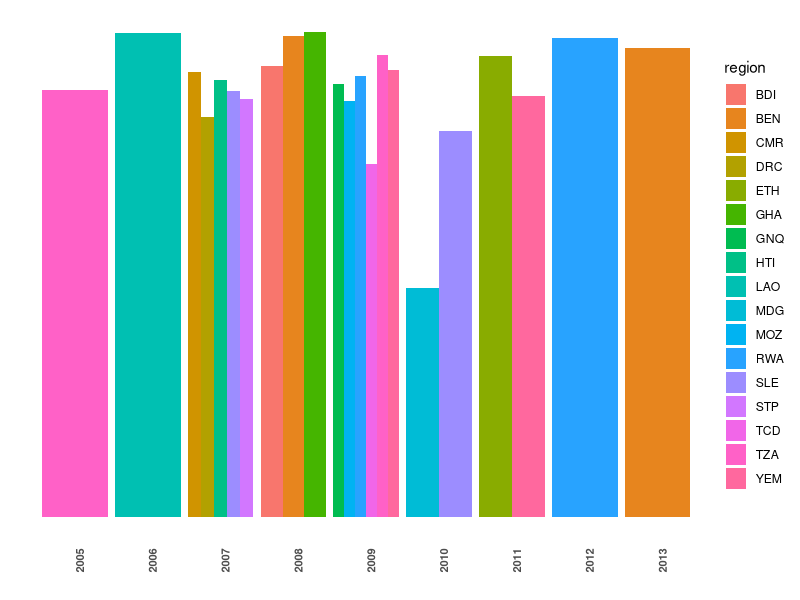
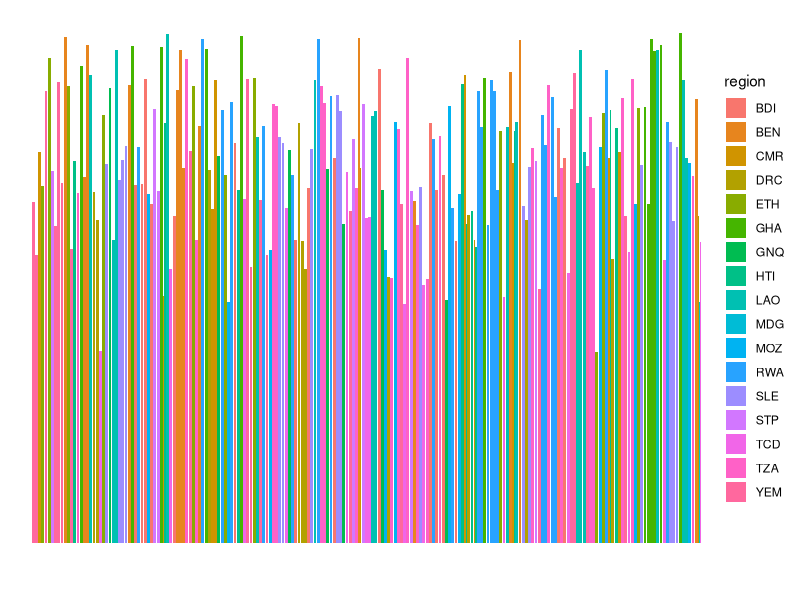
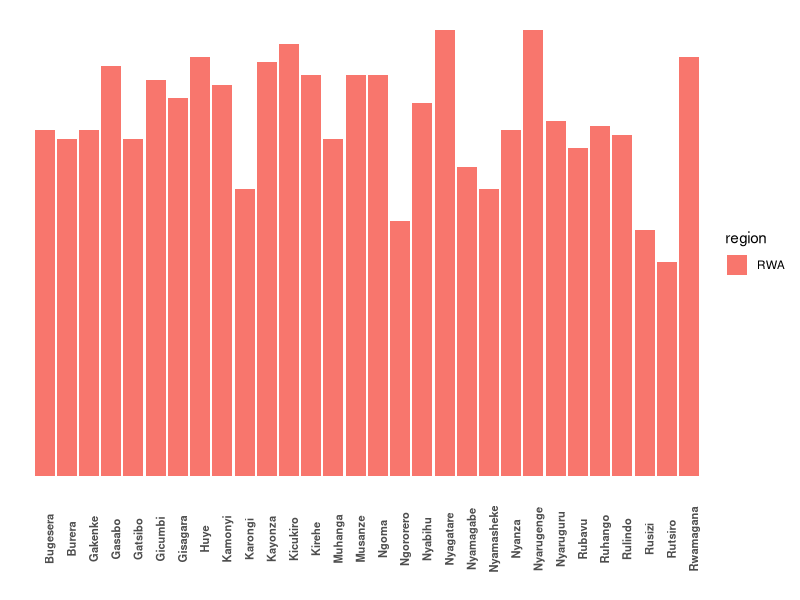

Source code (R) for these figures, in order:
## simple plotting
library(ggplot2)

# cleaning up
value <- read.csv('data/value.csv')
value$period <- ifelse(value$period == '2005-2006', 2005, as.character(value$period))
value$period <- ifelse(value$period == '2007-2008', 2007, as.character(value$period))
value$period <- ifelse(value$period == '2009-2010', 2009, as.character(value$period))
value$value <- as.numeric(value$value)

# bar plot for countries 
plot1 <- ggplot(value, aes(period, value, fill = region)) + theme_bw() +
    geom_bar(stat = 'identity', size = 1, position = "dodge") +
#     facet_wrap(~ region, scale = 'free') +
    theme(panel.border = element_rect(linetype = 0),
          strip.background = element_rect(colour = "white", fill = "white"),
          #          strip.text = element_text(angle = 90, size = 10, hjust = 0.5, vjust = 0.5),
          panel.background = element_rect(colour = "white"),
          panel.grid.major = element_blank(),
          panel.grid.minor = element_blank(),
          axis.text.x = element_text(angle = 90, size = 8, face = 'bold'),
          axis.text.y = element_blank(),
          axis.ticks = element_blank()) +
    ylab("") + xlab("")

# bar plot for admin1
plot2 <- ggplot(value, aes(admin1, value, fill = region)) + theme_bw() +
    geom_bar(stat = 'identity', size = 1, position = "dodge") +
    #     facet_wrap(~ region, scale = 'free') +
    theme(panel.border = element_rect(linetype = 0),
          strip.background = element_rect(colour = "white", fill = "white"),
          #          strip.text = element_text(angle = 90, size = 10, hjust = 0.5, vjust = 0.5),
          panel.background = element_rect(colour = "white"),
          panel.grid.major = element_blank(),
          panel.grid.minor = element_blank(),
          axis.text.x = element_blank(),
          axis.text.y = element_blank(),
          axis.ticks = element_blank()) +
    ylab("") + xlab("")

# bar plot for admin2
value <- value[value$admin2 != 'NA', ]
value <- na.omit(value)
plot3 <- ggplot(value, aes(admin2, value, fill = region)) + theme_bw() +
    geom_bar(stat = 'identity', size = 1, position = "dodge") +
    #     facet_wrap(~ region, scale = 'free') +
    theme(panel.border = element_rect(linetype = 0),
          strip.background = element_rect(colour = "white", fill = "white"),
          #          strip.text = element_text(angle = 90, size = 10, hjust = 0.5, vjust = 0.5),
          panel.background = element_rect(colour = "white"),
          panel.grid.major = element_blank(),
          panel.grid.minor = element_blank(),
          axis.text.x = element_text(angle = 90, size = 8, face = 'bold'),
          axis.text.y = element_blank(),
          axis.ticks = element_blank()) +
    ylab("") + xlab("")


# saving plot
ggsave(plot = plot1, 'plot1.png', height = 6.07, width = 11.21, units = 'in')
ggsave(plot = plot2, 'plot2.png', height = 6.07, width = 11.21, units = 'in')
ggsave(plot = plot3, 'plot3.png', height = 6.07, width = 11.21, units = 'in')
